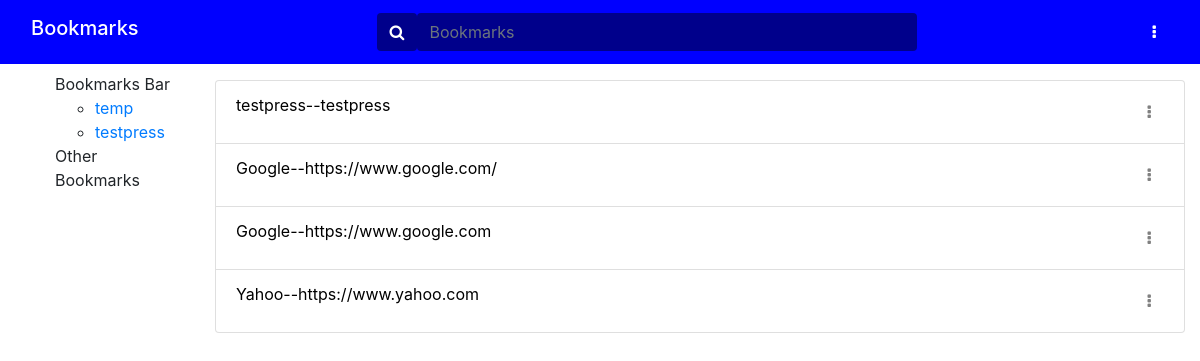
Before: /bookmarks/ with the older database file.
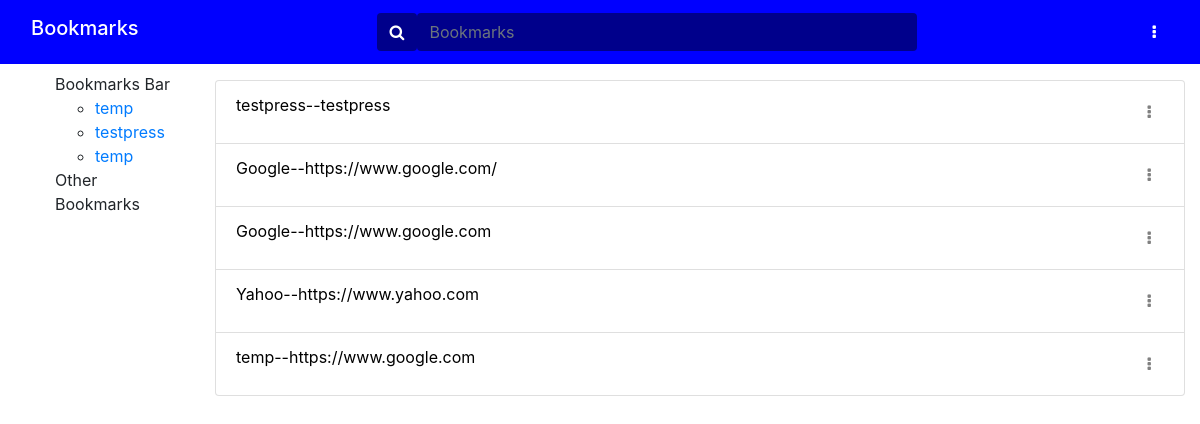
After: the same page with the newer database file.
### bookmarksapp/models.py (models this page shows, shortened)
class Folder(models.Model):
    name = models.CharField(max_length=200, help_text='Enter the folder name')
    def __str__(self):
        return self.name

class Bookmarks(models.Model):
    name = models.CharField(max_length=200, help_text='Enter a webpage name')
    url = models.CharField(max_length=200, help_text='Enter a webpage url')
    description = models.CharField(max_length=200, help_text='Enter a webpage description')
    tags = TaggableManager(help_text='Enter webpage tags')
    folder = models.ForeignKey('Folder', on_delete=models.CASCADE, null=True, blank=True)

### bookmarksapp/views.py (the view)
# urls.py: path('', views.index, name='index'),
def index(request):
    bookmarks = Bookmarks.objects.all()
    namefilter = BookmarksFilter(request.GET, queryset=bookmarks)
    folder_list = Folder.objects.all()
    if(request.POST):
        bookmarkform = BookmarkForms(request.POST)
        folderform = FolderForm(request.POST)
    else:
        bookmarkform = BookmarkForms(initial={'url':'https://www.'})
        folderform = FolderForm()
    if (bookmarkform.is_valid()):
        bookmarkform.save()
    if (folderform.is_valid()):
        folderform.save()
    context = {
        'filter': namefilter,
        'folder_list': folder_list,
        'bookmarkform': bookmarkform,
        'folderform': folderform,
    }
    return render(request, 'bookmarksapp/index.html', context=context)

### bookmarksapp/forms.py
class BookmarkForms(forms.ModelForm):
    class Meta:
        model = Bookmarks
        fields = ['name','url','description','tags','folder']

class FolderForm(forms.ModelForm):
    class Meta:
        model = Folder
        fields = ['name']

### bookmarksapp/templates/bookmarksapp/index.html (shortened to what this page needs)
{% extends "base_generic.html" %}
{% block content %}
    {% if filter.qs %}
    <ul class="list-group">
    {% for bookmark in filter.qs %}
        <li class=" list-group-item flex-column align-items-start"><a style="text-decoration: none; color:black;" onmouseover = "this.style.color = 'blue'" onmouseout = "this.style.color = 'black'"  href="{{ bookmark.url }}" target="_blank">{{ bookmark.name }}--{{ bookmark.url }}
        <div class="dropdown show" style="display: inline-block; float: right;">
          <a class="btn" href="#" role="button" id="dropdownItemLink" data-toggle="dropdown" aria-haspopup="true" aria-expanded="false">
            <i class="fa fa-ellipsis-v" style="color: grey;"></i>
          </a>
        </div>
      </a>
        </li>
    {% endfor %}
    </ul>
  {% else %}
    <p>There are no bookmarks.</p>
  {% endif %}
{% endblock %}

### bookmarksapp/templates/base_generic.html (shortened to what this page needs)
<!DOCTYPE html>
<html lang="en">
<head>
  <link rel="stylesheet" href="https://cdn.jsdelivr.net/npm/bootstrap@4.5.3/dist/css/bootstrap.min.css">
  <link rel="stylesheet" href="https://maxcdn.bootstrapcdn.com/font-awesome/4.4.0/css/font-awesome.min.css">
  <link rel="stylesheet" href="https://cdnjs.cloudflare.com/ajax/libs/font-awesome/4.7.0/css/font-awesome.min.css">
  {% load static %}
  <link rel="stylesheet" href="{% static 'css/styles.css' %}">
</head>
<body>
 <nav class="navbar navbar-expand-lg" style="background-color: blue">
  <div class="container-fluid" >
    <h2 class="navbar-brand" style="color: white;">Bookmarks</h2>
    <div class="input-group container-fluid" style="width: 50%;">
      <form method="get" style="display:flex; width: 100%;">
      <div class="input-group-append">
        <button class="btn" type="submit" style="background-color: darkblue;">
          <i class="fa fa-search" style="color: white;"></i>
        </button>
      </div>
      <input style="background-color:darkblue ; border: darkblue; color: white;" type="text" class="form-control" name="name" id="id_name" placeholder="Bookmarks">
      </form>
    </div>
  <div class="dropdown show">
    <a class="btn" href="#" role="button" id="dropdownMenuLink" data-toggle="dropdown" aria-haspopup="true" aria-expanded="false">
      <i class="fa fa-ellipsis-v" style="color: white;"></i>
    </a>
  </div>
  </div>
</nav>
<div class="container-fluid">
    <div class="row">
      <div class="mysidebar col-sm-2 pt-2">
        <ul class="sidebar-nav" style="list-style-type: none;">
          <li>Bookmarks Bar
            <ul>
              {% for folder in folder_list %}
              <li><a href="">{{ folder.name }}</a></li>
              {% endfor %}
            </ul>
          </li>
          <li>Other Bookmarks
          </li>
        </ul>
      </div>
  <div class="col-sm-10 pt-3">
    {% block content %} {% endblock %}
    </div>
  </div>
</div>
</body>
</html>

Changed rows visible on the page:
added Folder: name "temp"
added Bookmarks: name "temp", url "https://www.google.com"
